Frame 1 (no input): blank canvas, image omitted
Frame 60 (no input): blank canvas, image omitted
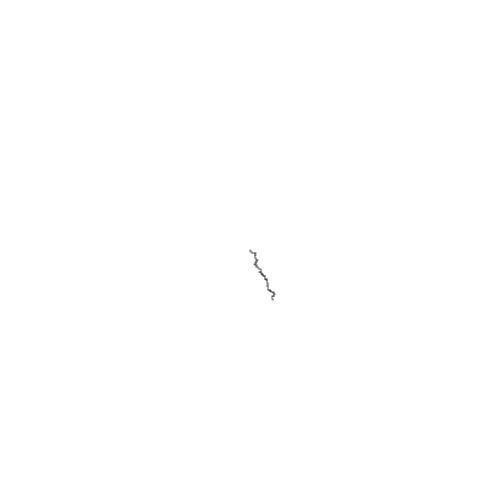
Frame 120 (the mouse pressed at the canvas centre since frame 60)

The p5.js sketch whose frames 1 and 60 were blank and that drew this single picture after the mouse press (run headless with seeded random() and noise() and a simulated clock; from frame 60 on, the mouse is pressed at the canvas centre):

// p5.js sketch
// ── sketch.js
// ------------------------------------------------- //
// 21/01/2018
// Evan MacHale - N00150552
// Interactive Graphics Module Year 3
// The Nature of Code by Daniel Shiffman
// Introduction // I.3 Probability and Non-Uniform Distributions // Part a.
// http://natureofcode.com/book/introduction/
// ------------------------------------------------- //
function Walker() {
  // Data
  this.x = width/2;
  this.y = height/2;
  // Functionality
  this.display = function() {
    stroke(0);
    point(this.x,this.y);
  }
  this.walk = function() {
    // Manually set probability
    var probArray = [];
    probArray[0] = 1;
    probArray[1] = 1;
    probArray[2] = 2;
    probArray[3] = 3;
    probArray[4] = 3;
    // 40% chance r = 1 or 3
    // 20% chance r = 2
    var index = floor(random(probArray.length));
    var r = probArray[index];
    // More likely to be x++ & y++
    // i.e, diagonal bottom-right
    if (r === 1) {
      this.x++;
    }
    else if (r === 2) {
      this.x--;
    }
    else if (r === 3) {
      this.y++;
    }
    else {
      this.y--;
    }

    // for(var x = 0; x < probArray.length; x++) {
    //     console.log(r);
    // }

    this.x = constrain(this.x,0,width);
    this.y = constrain(this.y,0,height);
  }
}

var myWalker;

function setup() {
  createCanvas(500,500);
  myWalker = new Walker();
}

function draw() {
  myWalker.display();
  myWalker.walk();
}
